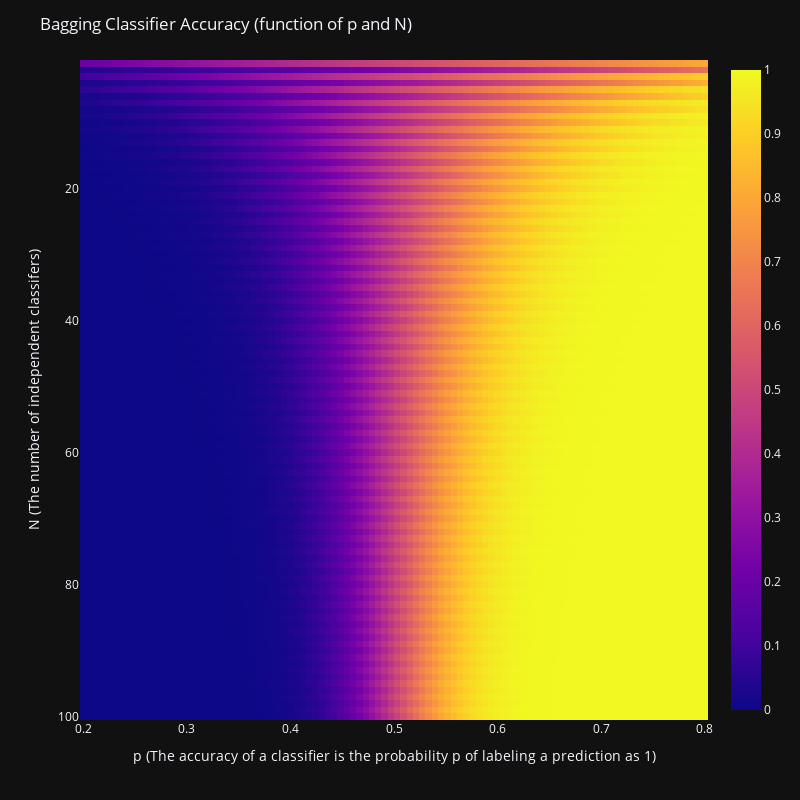

The notebook cell saved with this chart:
### Markdown cell above
# Plot Results

### Code cell
import plotly.express as px

fig = px.imshow(result, x=p, y=N, aspect="auto", width=800, height=800)

fig.update_layout(
    title="Bagging Classifier Accuracy (function of p and N)",
    xaxis_title="p (The accuracy of a classifier is the probability p of labeling a prediction as 1)",
    yaxis_title="N (The number of independent classifers)",
    template="plotly_dark",
)

fig.show()

### Figure 1 — Plotly figure (JSON) as saved in the notebook; plotly's stock layout.template omitted (floating-point values rounded to 4 significant figures; data arrays with more than 128 entries replaced by an {"elided": "..."} marker saying what was removed)
{"data": [{"coloraxis": "coloraxis", "hovertemplate": "x: %{x}<br>y: %{y}<br>color: %{z}<extra></extra>", "name": "0", "type": "heatmap", "x": [0.2, 0.2061, 0.2121, 0.2182, 0.2242, 0.2303, 0.2364, 0.2424, 0.2485, 0.2545, 0.2606, 0.2667, 0.2727, 0.2788, 0.2848, 0.2909, 0.297, 0.303, 0.3091, 0.3152, 0.3212, 0.3273, 0.3333, 0.3394, 0.3455, 0.3515, 0.3576, 0.3636, 0.3697, 0.3758, 0.3818, 0.3879, 0.3939, 0.4, 0.4061, 0.4121, 0.4182, 0.4242, 0.4303, 0.4364, 0.4424, 0.4485, 0.4545, 0.4606, 0.4667, 0.4727, 0.4788, 0.4848, 0.4909, 0.497, 0.503, 0.5091, 0.5152, 0.5212, 0.5273, 0.5333, 0.5394, 0.5455, 0.5515, 0.5576, 0.5636, 0.5697, 0.5758, 0.5818, 0.5879, 0.5939, 0.6, 0.6061, 0.6121, 0.6182, 0.6242, 0.6303, 0.6364, 0.6424, 0.6485, 0.6545, 0.6606, 0.6667, 0.6727, 0.6788, 0.6848, 0.6909, 0.697, 0.703, 0.7091, 0.7152, 0.7212, 0.7273, 0.7333, 0.7394, 0.7455, 0.7515, 0.7576, 0.7636, 0.7697, 0.7758, 0.7818, 0.7879, 0.7939, 0.8], "xaxis": "x", "y": [1, 2, 3, 4, 5, 6, 7, 8, 9, 10, 11, 12, 13, 14, 15, 16, 17, 18, 19, 20, 21, 22, 23, 24, 25, 26, 27, 28, 29, 30, 31, 32, 33, 34, 35, 36, 37, 38, 39, 40, 41, 42, 43, 44, 45, 46, 47, 48, 49, 50, 51, 52, 53, 54, 55, 56, 57, 58, 59, 60, 61, 62, 63, 64, 65, 66, 67, 68, 69, 70, 71, 72, 73, 74, 75, 76, 77, 78, 79, 80, 81, 82, 83, 84, 85, 86, 87, 88, 89, 90, 91, 92, 93, 94, 95, 96, 97, 98, 99, 100], "yaxis": "y", "z": {"elided": "100x100 float values"}}], "layout": {"coloraxis": {"colorscale": [[0, "#0d0887"], [0.1111, "#46039f"], [0.2222, "#7201a8"], [0.3333, "#9c179e"], [0.4444, "#bd3786"], [0.5556, "#d8576b"], [0.6667, "#ed7953"], [0.7778, "#fb9f3a"], [0.8889, "#fdca26"], [1, "#f0f921"]]}, "height": 800, "margin": {"t": 60}, "title": {"text": "Bagging Classifier Accuracy (function of p and N)"}, "width": 800, "xaxis": {"anchor": "y", "domain": [0, 1], "title": {"text": "p (The accuracy of a classifier is the probability p of labeling a prediction as 1)"}}, "yaxis": {"anchor": "x", "autorange": "reversed", "domain": [0, 1], "title": {"text": "N (The number of independent classifers)"}}}}
